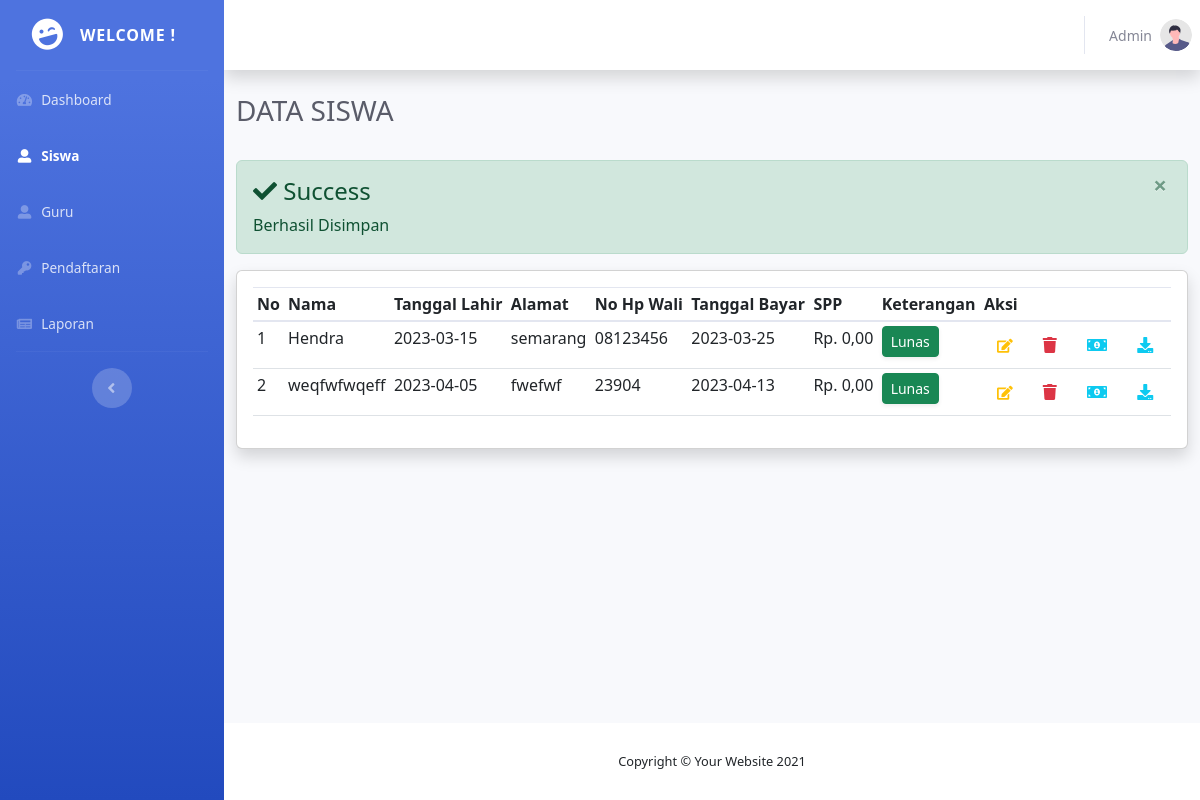
/siswa.php?alert=berhasil, run on the app's committed database.
### tables this page shows
CREATE TABLE `tbl_siswa` (
  `id` int(11) NOT NULL,
  `nama` varchar(255) NOT NULL,
  `ttl` date NOT NULL,
  `alamat` varchar(255) NOT NULL,
  `no_hp` varchar(255) NOT NULL,
  `tgl_masuk` date NOT NULL,
  `spp` int(11) NOT NULL,
  `pendaftaran` int(11) NOT NULL
);

### siswa.php (the view, shortened to what this page needs)
<!DOCTYPE html>
<html lang="en">
<head>
    <link href="vendor/fontawesome-free/css/all.min.css" rel="stylesheet" type="text/css">
    <link rel="stylesheet" href="https://cdn.jsdelivr.net/npm/bootstrap@4.4.1/dist/css/bootstrap.min.css">
    <link href="css/sb-admin-2.min.css" rel="stylesheet">
    <link href="https://cdn.jsdelivr.net/npm/bootstrap@5.2.3/dist/css/bootstrap.min.css" rel="stylesheet">
</head>
<body id="page-top">
    <div id="wrapper">
        <ul class="navbar-nav bg-gradient-primary sidebar sidebar-dark accordion" id="accordionSidebar">
            <a class="sidebar-brand d-flex align-items-center justify-content-center" href="index.html">
                <div class="sidebar-brand-icon rotate-n-15">
                    <i class="fas fa-laugh-wink"></i>
                </div>
                <div class="sidebar-brand-text mx-3">WELCOME !</div>
            </a>
            <hr class="sidebar-divider my-0">
            <li class="nav-item ">
                <a class="nav-link" href="dashboard.php">
                    <i class="fas fa-fw fa-tachometer-alt"></i>
                    <span>Dashboard</span></a>
            </li>
            <li class="nav-item active">
                <a class="nav-link" href="siswa.php">
                    <i class="fas fa-fw fa-user-alt"></i>
                    <span>Siswa</span></a>
            </li>
            <li class="nav-item ">
                <a class="nav-link" href="guru.php">
                    <i class="fas fa-fw fa-user-alt"></i>
                    <span>Guru</span></a>
            </li>
            <li class="nav-item ">
                <a class="nav-link" href="pendaftaran.php">
                    <i class="fas fa-fw fa-key"></i>
                    <span>Pendaftaran</span></a>
            </li>
            <li class="nav-item ">
                <a class="nav-link" href="laporan_siswa.php">
                    <i class="fas fa-fw fa-newspaper"></i>
                    <span>Laporan</span></a>
            </li>
            <hr class="sidebar-divider">
            <div class="text-center d-none d-md-inline">
                <button class="rounded-circle border-0" id="sidebarToggle"></button>
            </div>
        </ul>
        <div id="content-wrapper" class="d-flex flex-column">
            <div id="content">
                <nav class="navbar navbar-expand navbar-light bg-white topbar mb-4 static-top shadow">
                    <ul class="navbar-nav ml-auto">
                        <li class="nav-item dropdown no-arrow">
                            <a class="nav-link dropdown-toggle" href="#" id="userDropdown" role="button" data-toggle="dropdown" aria-haspopup="true" aria-expanded="false">
                                <span class="mr-2 d-none d-lg-inline text-gray-600 small">Admin</span>
                                <img class="img-profile rounded-circle" src="img/undraw_profile.svg">
                            </a>
                        </li>
                    </ul>
                </nav>
                <div class="container-fluid">
                    <div class="d-sm-flex align-items-center justify-content-between mb-4">
                        <h1 class="h3 mb-2 text-gray-800">DATA SISWA</h1>
                    </div>
                    <?php
                    if (isset($_GET['alert'])) {
                        if ($_GET['alert'] == 'gagal') {
                    ?>
                            <div class="alert alert-warning alert-dismissible">
                                <button type="button" class="close" data-dismiss="alert" aria-hidden="true">×</button>
                                <h4><i class="icon fa fa-warning"></i> Peringatan !</h4>
                                Ekstensi Tidak Diperbolehkan
                            </div>
                        <?php
                        } elseif ($_GET['alert'] == "berhasil") {
                        ?>
                            <div class="alert alert-success alert-dismissible">
                                <button type="button" class="close" data-dismiss="alert" aria-hidden="true">×</button>
                                <h4><i class="icon fa fa-check"></i> Success</h4>
                                Berhasil Disimpan
                            </div>
                    <?php
                        }
                    }
                    ?>
                    <div class="card shadow mb-4">
                        <div class="card-body">
                            <div class="table-responsive">
                                <table class="table table-sm" id="dataTable" width="100%" cellspacing="0">
                                    <thead>
                                        <tr>
                                            <th>No</th>
                                            <th>Nama</th>
                                            <th>Tanggal Lahir</th>
                                            <th>Alamat</th>
                                            <th>No Hp Wali</th>
                                            <th>Tanggal Bayar</th>
                                            <th>SPP</th>
                                            <th>Keterangan</th>
                                            <th>Aksi</th>
                                        </tr>
                                    </thead>
                                    <tbody>
                                        <?php
                                        include 'koneksi.php';
                                        $nomor = 1;
                                        $data = mysqli_query($koneksi, "select * from tbl_siswa");
                                        while ($d = mysqli_fetch_array($data)) {
                                        ?>
                                            <tr>
                                                <td><?= $nomor++; ?></td>
                                                <td><?= $d['nama']; ?></td>
                                                <td><?= $d['ttl']; ?></td>
                                                <td><?= $d['alamat']; ?></td>
                                                <td><?= $d['no_hp']; ?></td>
                                                <td><?= $d['tgl_masuk']; ?></td>
                                                <td><?= "Rp. " . number_format($d['spp'], 2, ',', '.');  ?></td>
                                                <td>
                                                    <?php
                                                    $spp = $d['spp'];
                                                    if ($spp == 0) {
                                                    ?>
                                                        <div class="d-none d-sm-inline-block btn btn-sm btn-success shadow-sm">
                                                            Lunas
                                                        </div>
                                                    <?php
                                                    } else {
                                                    ?>
                                                        <div class="d-none d-sm-inline-block btn btn-sm btn-danger shadow-sm">
                                                            Belum Lunas
                                                        </div>
                                                    <?php
                                                    }
                                                    ?>
                                                </td>
                                                <td>
                                                    <button class="btn" data-bs-toggle="modal" data-bs-target="#modal-edit<?php echo $d['id'] ?>"><i class="fas fa-sm fa-edit text-warning"></i></button>
                                                    <button class="btn" data-bs-toggle="modal" data-bs-target="#modal-hapus<?php echo $d['id'] ?>"><i class="fas fa-trash text-danger"></i></button>
                                                    <button class="btn" data-bs-toggle="modal" data-bs-target="#modal-bayar<?php echo $d['id'] ?>"><i class="fas fa-money-bill-alt text-info"></i></button>
                                                    <?php
                                                    $spp = $d['spp'];
                                                    $pendaf = $d['pendaftaran'];
                                                    if ($spp == 0 && $pendaf == 0) {
                                                    ?>
                                                        <a href="laporan.php?id=<?= $d['id']; ?>"><button  class="btn"><i class="fas fa-download text-info"></i></button></a>
                                                    <?php
                                                    }
                                                    ?>
                                                </td>
                                            </tr>
                                        <?php } ?>
                                    </tbody>
                                </table>
                            </div>
                        </div>
                    </div>
                </div>
            </div>
            <footer class="sticky-footer bg-white">
                <div class="container my-auto">
                    <div class="copyright text-center my-auto">
                        <span>Copyright &copy; Your Website 2021</span>
                    </div>
                </div>
            </footer>
        </div>
    </div>
</body>
</html>

### data on the page
tbl_siswa: nama "Hendra", ttl "2023-03-15", alamat "semarang", no_hp "08123456", tgl_masuk "2023-03-25", spp "0,00", shows "Lunas"
tbl_siswa: nama "weqfwfwqeff", ttl "2023-04-05", alamat "fwefwf", no_hp "23904", tgl_masuk "2023-04-13", spp "0,00", shows "Lunas"
